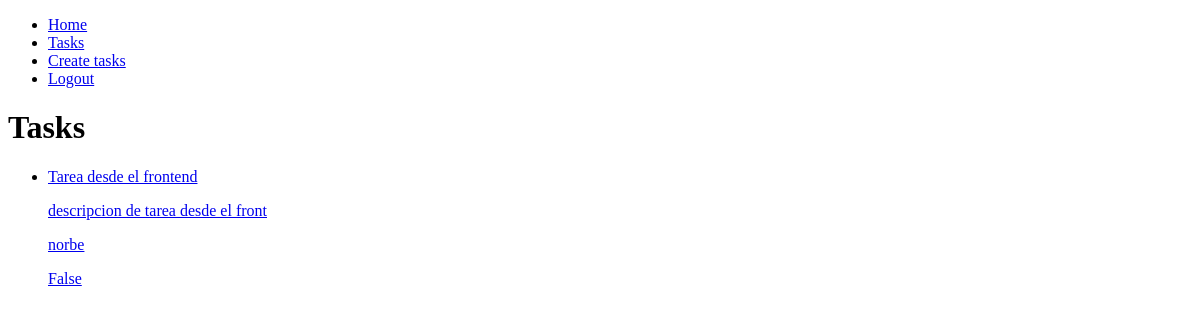
Before: /tasks/ (signed in) with the older database file.
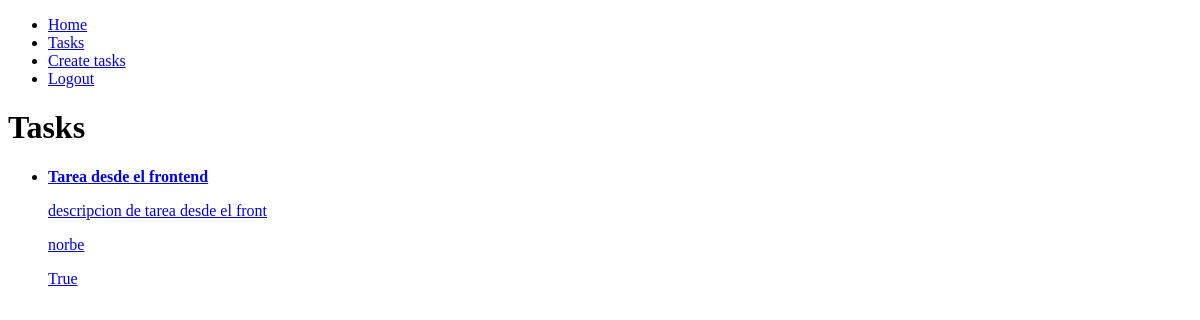
After: the same page with the newer database file.
### tasks/models.py (models this page shows, shortened)
class Task(models.Model):
    title = models.CharField(max_length=100)
    description = models.TextField(blank=True)
    created = models.DateTimeField(auto_now_add=True)
    datecompleted = models.DateTimeField(null=True, blank=True)
    important = models.BooleanField(default=False)
    user = models.ForeignKey(User, on_delete=models.CASCADE)

### tasks/views.py (the view)
# urls.py: path('tasks/', views.tasks, name='tasks'),
def tasks(request):
    tasks = Task.objects.filter(
            user=request.user,
            datecompleted__isnull=True
        )
    return render(request, 'tasks.html', {
        'tasks': tasks
    })

### tasks/templates/tasks.html
{% extends 'base.html' %}
{% block content %}
<h1>Tasks</h1>
<ul>
    {% for task in tasks %}
        <li>
            <a href="{% url 'task_detail' task.id %}">
                {% if task.important %}
                <strong>{{ task.title }}</strong>
                {% else %}
                    {{ task.title }}
                {% endif %}
                <p>{{ task.description }}</p>
                <p>{{ task.user.username }}</p>
                <p>{{ task.important }}</p>
            </a>
        </li>
    {% endfor %}
</ul>
{% endblock %}

Changed rows visible on the page:
changed Task "Tarea desde el frontend": important "False" → "True"
